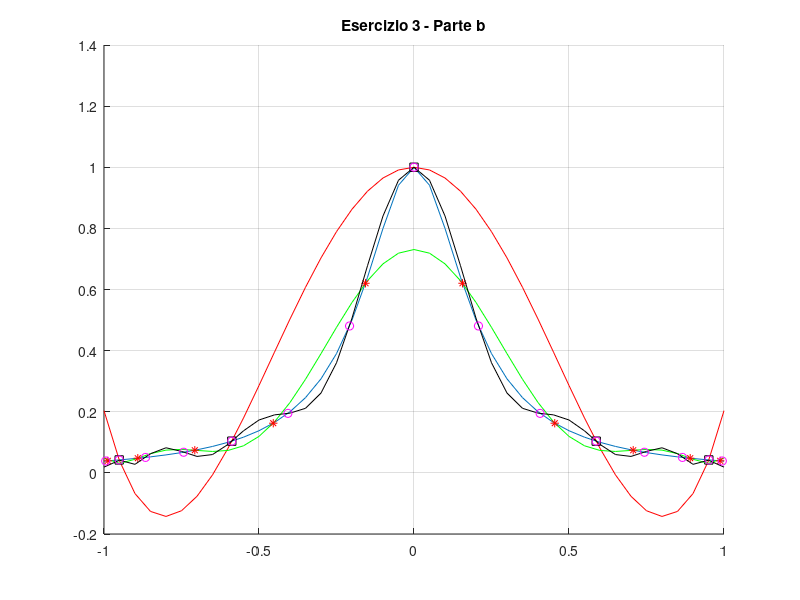

Here is the MATLAB script that generated this plot:
% Prepariamoci per la 2a prova intercorsi di Analisi Numerica
% Corso di Laurea in Informatica, a.a. 2001-02
% Prof.ssa B. Paternoster
%
% Esercizio 3
% -----------
% Disegnare i grafici relativi ai polinomi di interpolazione di grado n-1 individuati
% dalla funzione f(x) = 1 / (25*x^2 + 1), x app. [-1,1], e dai seguenti insiemi di nodi:
% b) x(i) = cos(((2*i+1)/(2*n))*pi), i = 0,1,...,n, n = 5, 10, 20
% Commentare i risultati

clear;
hold on;
grid on;
title('Esercizio 3 - Parte b')

% f(x)
x = -1 : 0.05 : 1;
y = 1./(25 * x.^2 + 1);
plot(x,y);
input(' Premi INVIO per continuare...\n');

% Polinomio di grado n = 5
n = 5;
for i = 0 : n - 1
   xnodi(i+1) = cos(((2*i+1)/(2*n))*pi);
end
ynodi = 1./(25 * xnodi.^2 +1);
p5 = polyfit(xnodi,ynodi,n);
y5 = polyval(p5,x);
plot(x,y5,'r',xnodi,ynodi,'sk');
input(' Premi INVIO per continuare...\n');

% Polinomio di grado n = 10
n = 10;
for i = 0 : n - 1
   xnodi(i+1) = cos(((2*i+1)/(2*n))*pi);
end
ynodi = 1./(25 * xnodi.^2 +1);
p10 = polyfit(xnodi,ynodi,n);
y10 = polyval(p10,x);
plot(x,y10,'g',xnodi,ynodi,'*r');
input(' Premi INVIO per continuare...\n');

% Polinomio di grado n = 15
n = 15;
for i = 0 : n - 1
   xnodi(i+1) = cos(((2*i+1)/(2*n))*pi);
end
ynodi = 1./(25 * xnodi.^2 +1);
p15 = polyfit(xnodi,ynodi,n);
y15 = polyval(p15,x);
plot(x,y15,'k',xnodi,ynodi,'om');
input(' Premi INVIO per terminare...\n');

hold off;
close;